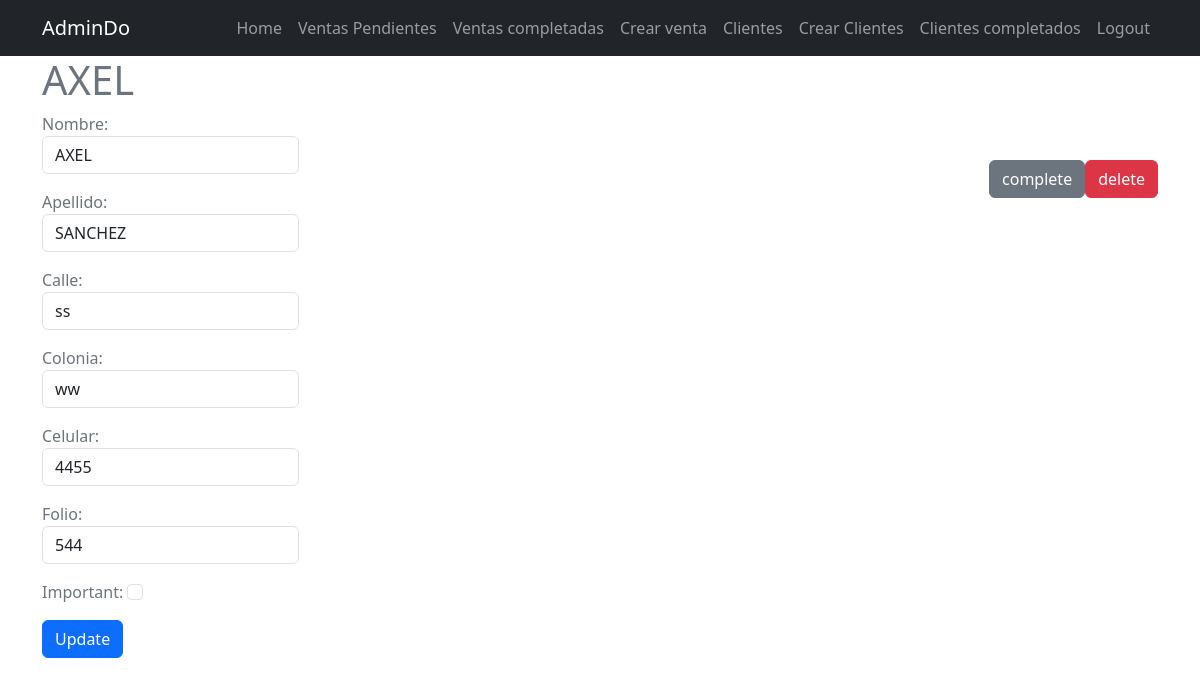
Screenshot of /clientes/3 (signed in) with the database file from the repository.
### tasks/models.py (models this page shows, shortened)
class Cliente(models.Model):
    nombre = models.CharField(max_length=100)
    apellido = models.CharField(max_length=100)
    calle = models.CharField(max_length=100)
    colonia = models.CharField(max_length=100)
    celular = models.CharField(max_length=100)
    folio = models.IntegerField()
    created = models.DateTimeField(auto_now_add=True)
    datecompleted = models.DateTimeField(null=True, blank=True)
    user = models.ForeignKey(User, on_delete=models.CASCADE)
    important = models.BooleanField(default=False)

### tasks/views.py (the view, shortened to what this page needs)
# urls.py: path("clientes/<int:cliente_id>", views.cliente_detail, name="cliente_detail"),
@login_required
def cliente_detail(request, cliente_id):
    if request.method == "GET":
        cliente = get_object_or_404(Cliente, pk=cliente_id, user=request.user)
        form = ClienteForm(instance=cliente)
        return render(
            request, "cliente_detail.html", {"cliente": cliente, "form": form}
        )

### tasks/forms2.py
class ClienteForm(forms.ModelForm):
    class Meta:
        model = Cliente
        fields = ["nombre", "apellido", "calle", "colonia", "celular", "folio","important"]
        widgets = {
            "nombre": forms.TextInput(
                attrs={"class": "form-control", "placeholder": "Nombre"}
            ),
            "apellido": forms.TextInput(
                attrs={"class": "form-control", "placeholder": "Apellido"}
            ),
            "calle": forms.TextInput(
                attrs={"class": "form-control", "placeholder": "Calle"}
            ),
            "colonia": forms.TextInput(
                attrs={"class": "form-control", "placeholder": "Colonia"}
            ),
            "celular": forms.TextInput(
                attrs={"class": "form-control", "placeholder": "Celular"}
            ),
            "folio": forms.TextInput(
                attrs={"class": "form-control", "placeholder": "Folio"}
            ),
            "important": forms.CheckboxInput(
                attrs={"class": "form-check-input md-auto"}
            ),
        }

### tasks/templates/cliente_detail.html (shortened to what this page needs)
{% extends 'base.html' %}
{% block content %}
<main class="container">
    <div class="row">
        <div class="text-secondary" class="col-md-4 offset-md-4">
                <h1>{{ cliente.nombre }}</h1>
            <div class="d-flex justify-content-between">
                <form method="POST">
                    {{form.as_p}}
                    <button class="btn btn-primary">
                      Update
                    </button>
                  </form>
                  <div class="mt-5 d-flex">
                  <form action="{% url 'complete_cliente' cliente.id %}" method="POST">
                    <button class="btn btn-secondary">
                      complete
                    </button>
                  </form>
                  <form action="{% url 'delete_cliente' cliente.id %}" method="POST">
                    <button class="btn btn-danger">
                      delete
                    </button>
                  </form>
            </div>
        </div>
    </div>
</main>
{% endblock %}

### rows the page displays
Cliente: nombre "AXEL", apellido "SANCHEZ", calle "ss", colonia "ww", celular "4455", folio "544"
